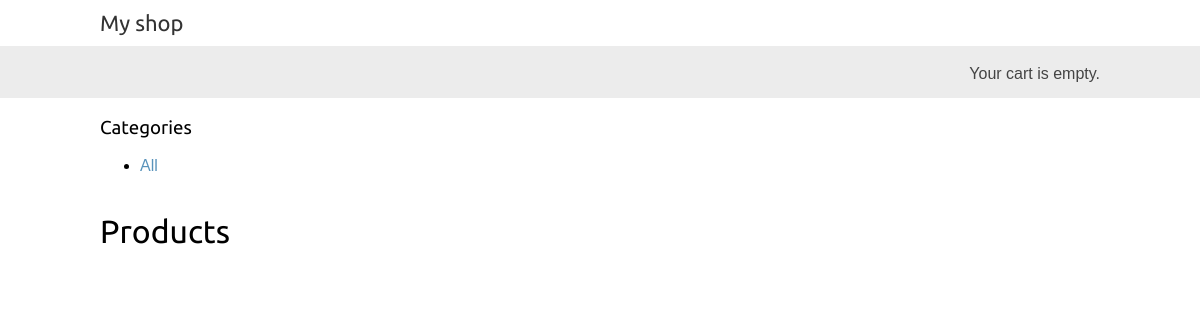
The app's page /, older data.
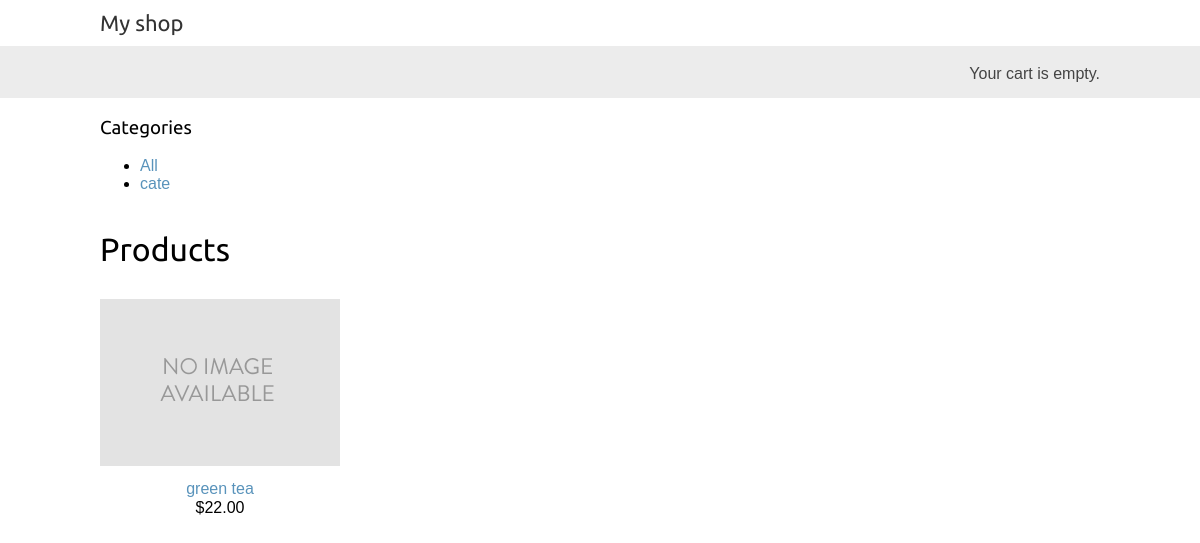
The same page, newer data.
### shop/models.py (models this page shows, shortened)
class Category(models.Model):
    name = models.CharField(max_length=200, db_index=True)
    slug = models.SlugField(max_length=200, unique=True)
    class Meta:
        ordering = ('name',)
        verbose_name = 'category'
        verbose_name_plural = 'categories'
    def get_absolute_url(self):
        return reverse('shop:product_list_by_category', args=[self.slug])

class Product(models.Model):
    category = models.ForeignKey(Category, related_name='products', on_delete=models.CASCADE)
    name = models.CharField(max_length=200, db_index=True)
    slug = models.SlugField(max_length=200, db_index=True)
    image = models.ImageField(upload_to='products/%Y/%m/%d', blank=True)
    description = models.TextField(blank=True)
    price = models.DecimalField(max_digits=10, decimal_places=2)
    available = models.BooleanField(default=True)
    created = models.DateTimeField(auto_now_add=True)
    updated = models.DateTimeField(auto_now=True)
    class Meta:
        ordering = ('name',)
        index_together = (('id', 'slug'),)
    def get_absolute_url(self):
        return reverse('shop:product_detail', args=[self.id, self.slug])

### shop/views.py (the view)
# urls.py: path('', views.product_list, name='product_list'),
def product_list(request, category_slug=None):
    category = None
    categories = Category.objects.all()
    products = Product.objects.filter(available=True)
    if category_slug:
        category = get_object_or_404(Category, slug=category_slug)
        products = products.filter(category=category)
    return render(request, 'shop/product/list.html',
                  {'category': category, 'categories': categories, 'products': products})

### cart/cart.py (called while the page is built)
    def __len__(self):
        return sum(item['quantity'] for item in self.cart.values())

### cart/context_processors.py (called while the page is built)
def cart(request):
    return {'cart': Cart(request)}

### shop/templates/shop/product/list.html (shortened to what this page needs)
{% extends "shop/base.html" %}
{% load static %}
{% block content %}
    <div class="sidebar">
        <h3>Categories</h3>
        <ul>
            <li {% if not category %} class="selected" {% endif %}>
                <a href="{% url "shop:product_list" %}">All</a>
            </li>
            {% for c in categories %}
                <li {% if category.slug == c.slug %} class="selected"{% endif %}>
                    <a href="{{ c.get_absolute_url }}">{{ c.name }}</a>
                </li>
            {% endfor %}
        </ul>
    </div>
    <div id="main" class="product-list">
        <h1>{% if category %}
            {{ category.name }}
        {% else %}
            Products
        {% endif %}</h1>
        {% for product in products %}
            <div class="item">
                <a href="{{ product.get_absolute_url }}">
                    <img src="{% if product.image %}{{ product.image.url }}
                {% else %}
                    {% static "img/no_image.png" %}
                {% endif %}" alt="">
                </a>
                <a href="{{ product.get_absolute_url }}">{{ product.name }}</a>
                <br>
                ${{ product.price }}
            </div>
        {% endfor %}
    </div>
{% endblock %}

### shop/templates/shop/base.html (shortened to what this page needs)
{% load static %}
<!DOCTYPE html>
<html>
<head>
    <link href="{% static "css/base.css" %}" rel="stylesheet">
</head>
<body>
<div id="header">
    <a href="/" class="logo">My shop</a>
</div>
<div id="subheader">
    <div class="cart">
        {% with total_items=cart|length %}
            {% if cart|length > 0 %}
                Your cart:
                <a href="{% url "cart:cart_detail" %}">
                    {{ total_items }} item{{ total_items|pluralize }}, ${{ cart.get_total_price }}
                </a>
            {% else %}
                Your cart is empty.
            {% endif %}
        {% endwith %}
    </div>
</div>
<div id="content">
    {% block content %}
    {% endblock %}
</div>
</body>
</html>

### shop/static/css/base.css (style rules this page uses)
body { margin:0; padding:0; font-family:helvetica, sans-serif; }
h1, h2, h3, h4, h5 , h6 { font-family: 'Ubuntu', sans-serif; font-weight:normal; }
a { text-decoration:none; color:#5993bb; }
#header { padding:10px 100px; font-size:18px; overflow:auto; }
#subheader { background:#ececec; color:#444; padding:15px 100px; overflow:auto; }
#header .logo { font-family: 'Ubuntu', sans-serif; float:left; color:#333; font-size:22px; margin-right:10%; }
#subheader .cart { float:right; padding-top:4px; }
#content { padding:0 100px; overflow:hidden; }
#main { float:left; width: 96%; margin-right:-220px; overflow:hidden; }
.product-list .item { width:25%; padding:10px 20px 10px 0; float:left; text-align:center; line-height:1.2; }
.product-list .item img { width:100%; margin-bottom:8px; }

Row changes from the older to the newer data that the page shows:
added Category: name "cate"
added Product: name "green tea", price "22.00"
